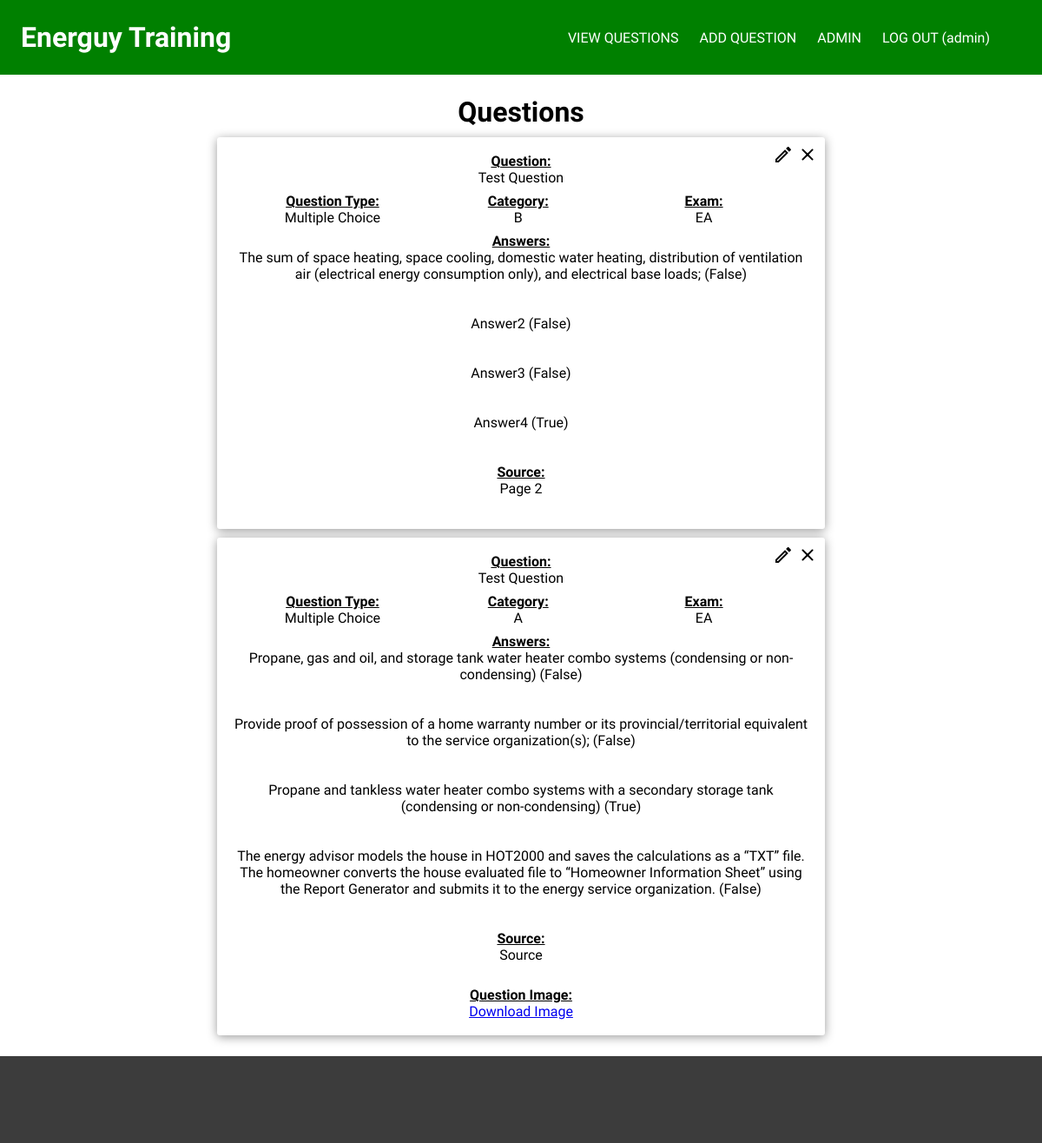
The page /questions (signed in) on the database its author committed.
### package/models.py (models this page shows, shortened)
class User(db.Model, UserMixin):
  __tablename__ = 'Users'
  id = db.Column(db.Integer, primary_key=True)
  username = db.Column(db.String(1000), unique=True, nullable=False)
  password = db.Column(db.String(1000), nullable=False)

class Question(db.Model):
  __tablename__ = 'Questions'
  id = db.Column(db.Integer, primary_key=True)
  exam = db.Column(db.String(1000), nullable=False)
  category = db.Column(db.String(1000), nullable=False)
  question = db.Column(db.String(1000), nullable=False)
  question_type = db.Column(db.String(1000), nullable=False)
  question_image = db.Column(db.String(1000), nullable=True)
  answer_1 = db.Column(db.String(2000), nullable=False)
  answer_2 = db.Column(db.String(2000), nullable=False)
  answer_3 = db.Column(db.String(2000), nullable=False)
  answer_4 = db.Column(db.String(2000), nullable=False)
  answers = db.Column(db.String(12000), nullable=False)
  source = db.Column(db.String(1000), nullable=False)

### package/routes.py (the view)
@app.route('/questions', methods=['GET', 'POST'])
@login_required
def questions():
  questions = Question.query.all()
  return render_template('questions.html', title = 'Questions', questions=questions)

### package/__init__.py (called while the page is built)
@login_manager.user_loader
def load_user(user_id):
  return User.query.get(int(user_id))

### package/templates/questions.html
{% extends 'base.html' %}
{% block content %}
  <h1>Questions</h1>
  {% for question in questions %}
    <div class="card">
      <div class="questions">
        <div>
          <h4>Question:</h4>
          <p>{{ question.question }}</p>
        </div>
        <div class="types">
          <div>
            <h4>Question Type:</h4>
            <p>{{ question.question_type }}</p>
          </div>
          <div>
            <h4>Category:</h4>
            <p>{{ question.category }}</p>
          </div>
          <div>
            <h4>Exam:</h4>
            <p>{{ question.exam}}</p>
          </div>
        </div>
      </div>
      <div class="answers">
        <h4>Answers:</h4>
        <p>{{ question.answer_1 }}</p><br><p>{{ question.correct_1 }}</p><br>
        <p>{{ question.answer_2 }}</p><br><p>{{ question.correct_2 }}</p><br>
        <p>{{ question.answer_3 }}</p><br><p>{{ question.correct_3 }}</p><br>
        <p>{{ question.answer_4 }}</p><br><p>{{ question.correct_4 }}</p><br>
        <h4>Source:</h4>
        <p>{{ question.source }}</p>
        <br>
      </div>
      {% if question.question_image and question.question_image != 'No Image'%}
        <div>
          <h4>Question Image:</h4>
          <a target="_blank" class="image-link" href="{{ question.question_image }}">Download Image</a>
        </div>
      {% endif %}
      <div class="icon close">
        <a href="/edit/{{ question.id }}/origin-questions">
          <img src="{{ url_for('static', filename='icons/edit.svg') }}">
        </a>
        <a href="/delete-question/{{ question.id }}/origin-questions">
          <img src="{{ url_for('static', filename='icons/close.svg') }}">
        </a>
      </div>
    </div>
  {% endfor %}
{% endblock content %}

### package/templates/base.html (shortened to what this page needs)
<!DOCTYPE html>
<html>
  <head>
    <link rel='stylesheet' type='text/css' href="{{ url_for('static', filename='style.css') }}">
  </head>
  <body>
    <div class="page-container">
      <header>
        <div class="logo">
          <a href="{{ url_for('home') }}">
            <h1>Energuy Training</h1>
          </a>
        </div>
        <div class="nav">
          <ul>
            <a href="{{ url_for('questions') }}">
              VIEW QUESTIONS
            </a>
            <a href="{{ url_for('add_question') }}">
              ADD QUESTION
            </a>
            {% if current_user.username == 'admin' and current_user.is_authenticated %}
              <a href="{{ url_for('admin') }}">
                ADMIN
              </a>
            {% endif %}
            {% if current_user.is_authenticated %}
              <a href="{{ url_for('logout') }}">
                LOG OUT ({{ current_user.username }})
              </a>
            {% else %}
              <a href="{{ url_for('login') }}">
                LOG IN
              </a>
            {% endif %}
          </ul>
        </div class="nav">
      </header>
      <main>
        <div class="container">
          {% block content %}
          {% endblock %}
        </div>
      </main>
      <footer>
      </footer>
    </div>
  </body>
</html>

### package/static/style.css (style rules this page uses)
* { padding: 0; margin: 0; box-sizing: border-box; font-family: 'Raleway', sans-serif; text-align: center; }
header { background-color: green; display: flexbox; justify-content: center; }
header h1 { text-align: center; padding: 2vw 0; color: white; }
header div { padding: 0 2vw; }
header .nav { width: 100vw; display: flex; justify-content: center; align-items: center; }
header ul { text-align: center; }
header ul a { display: block; padding: 1vh; width: 100vw; }
header a { color: white; text-decoration: none; }
.container { margin: 2vh 5vw; }
.container h1 { margin-bottom: 10px; }
.card { position: relative; padding: 10px; background-color: white; border-radius: 3px; box-shadow: 0 2px 12px 0 rgba(0,0,0,0.4); margin: 10px; overflow-wrap: break-word; }
.card div { margin: 1vh; }
.questions { margin-top: 5vh; }
.types { display: flex; justify-content: left; }
.types div { width: 33%; margin: 0; }
.icon { position: absolute; top: 0; }
.icon a { text-decoration: none; }
.icon a img { width: 24px; height: 24px; }
.close { right: 0; }
h4 { font-weight: bold; text-decoration: underline; }
main { padding-bottom: 100px; }
footer { height: 100px; background-color: rgb(60,60,60); width: 100%; position: absolute; bottom: 0; }
.page-container { position: relative; min-height: 100vh; }
@media only screen and (min-width: 720px) { header { position: relative; display: flex; justify-content: initial; align-items: center; } }
@media only screen and (min-width: 720px) { header h1 { text-align: left; } }
@media only screen and (min-width: 720px) { header .nav { position: absolute; height: 100%; right: 2vw; } }
@media only screen and (min-width: 720px) { header ul { display: flex; position: relative; align-items: center; height: 100%; } }
@media only screen and (min-width: 720px) { header ul a { display: inline-flex; padding: 0 1vw; height: 100%; width: auto; align-items: center; } }
@media only screen and (min-width: 720px) { header .nav { width: auto; } }
@media only screen and (min-width: 720px) { .container { margin: 2vw 20vw; } }

### rows shown on the page
User: username "admin"
Question: question "Test Question", question_type "Multiple Choice", category "B", exam "EA", answer_1 "The sum of space heating, space cooling, domestic water heating, distribution of ventilation air (electrical energy consumption only), and electrical base loads; (False)", answer_2 "Answer2 (False)", answer_3 "Answer3 (False)", answer_4 "Answer4 (True)", source "Page 2"
Question: question "Test Question", question_type "Multiple Choice", category "A", exam "EA", answer_1 "Propane, gas and oil, and storage tank water heater combo systems (condensing or non-condensing) (False)", answer_2 "Provide proof of possession of a home warranty number or its provincial/territorial equivalent to the service organization(s); (False)", answer_3 "Propane and tankless water heater combo systems with a secondary storage tank (condensing or non-condensing) (True)", answer_4 "The energy advisor models the house in HOT2000 and saves the calculations as a “TXT” file. The homeowner converts the house evaluated file to “Homeowner Information Sheet” using the Report Generator and submits it to the energy service organization. (False)", source "Source"
